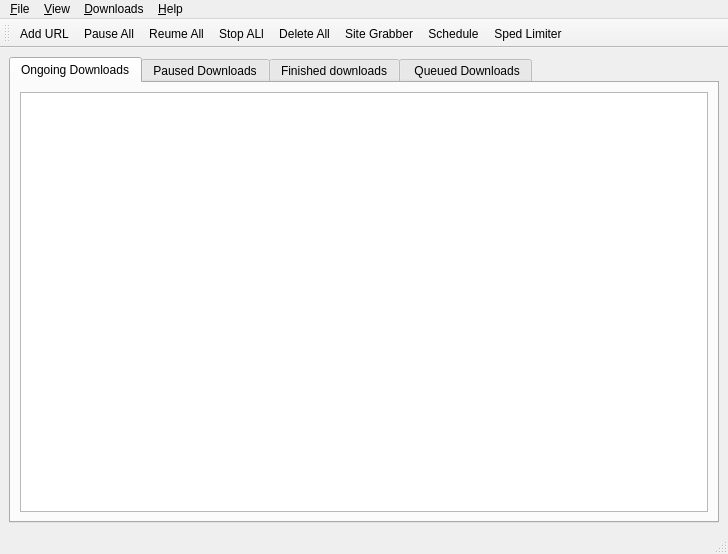
<?xml version="1.0" encoding="UTF-8"?>
<ui version="4.0">
 <author>SouravPal</author>
 <class>MainWindow</class>
 <widget class="QMainWindow" name="MainWindow">
  <property name="windowModality">
   <enum>Qt::NonModal</enum>
  </property>
  <property name="geometry">
   <rect>
    <x>0</x>
    <y>0</y>
    <width>728</width>
    <height>554</height>
   </rect>
  </property>
  <property name="acceptDrops">
   <bool>false</bool>
  </property>
  <property name="windowTitle">
   <string>Internet Download Manager</string>
  </property>
  <property name="windowIcon">
   <iconset>
    <normaloff>../Downloads/images/idm.png</normaloff>
    <normalon>../Downloads/images/idm.png</normalon>../Downloads/images/idm.png</iconset>
  </property>
  <property name="windowOpacity">
   <double>1.000000000000000</double>
  </property>
  <property name="toolTip">
   <string/>
  </property>
  <property name="whatsThis">
   <string>This is a download manager</string>
  </property>
  <property name="autoFillBackground">
   <bool>true</bool>
  </property>
  <property name="iconSize">
   <size>
    <width>30</width>
    <height>30</height>
   </size>
  </property>
  <property name="toolButtonStyle">
   <enum>Qt::ToolButtonIconOnly</enum>
  </property>
  <widget class="QWidget" name="centralwidget">
   <layout class="QGridLayout" name="gridLayout">
    <item row="0" column="1">
     <widget class="QTabWidget" name="tabWidget">
      <property name="currentIndex">
       <number>0</number>
      </property>
      <widget class="QWidget" name="tab">
       <attribute name="icon">
        <iconset>
         <normaloff>../Downloads/images/ongoing download.gif</normaloff>../Downloads/images/ongoing download.gif</iconset>
       </attribute>
       <attribute name="title">
        <string>Ongoing Downloads</string>
       </attribute>
       <attribute name="toolTip">
        <string>This shows the ongoing downloads</string>
       </attribute>
       <layout class="QGridLayout" name="gridLayout_2">
        <item row="0" column="0">
         <widget class="QTableView" name="tableView">
          <attribute name="horizontalHeaderDefaultSectionSize">
           <number>300</number>
          </attribute>
         </widget>
        </item>
       </layout>
      </widget>
      <widget class="QWidget" name="tab_3">
       <attribute name="icon">
        <iconset>
         <normaloff>../Downloads/images/pause.png</normaloff>../Downloads/images/pause.png</iconset>
       </attribute>
       <attribute name="title">
        <string>Paused Downloads</string>
       </attribute>
       <attribute name="toolTip">
        <string>This shows all paused downloads</string>
       </attribute>
       <layout class="QGridLayout" name="gridLayout_3">
        <item row="0" column="0">
         <widget class="QTextEdit" name="textEdit"/>
        </item>
       </layout>
      </widget>
      <widget class="QWidget" name="tab_2">
       <attribute name="icon">
        <iconset>
         <normaloff>../Downloads/images/finisheddownload.jpeg</normaloff>../Downloads/images/finisheddownload.jpeg</iconset>
       </attribute>
       <attribute name="title">
        <string>Finished downloads</string>
       </attribute>
       <attribute name="toolTip">
        <string>This shows all finished downloads</string>
       </attribute>
       <layout class="QGridLayout" name="gridLayout_4">
        <item row="0" column="0">
         <widget class="QTabWidget" name="tabWidget_2">
          <property name="tabPosition">
           <enum>QTabWidget::West</enum>
          </property>
          <property name="currentIndex">
           <number>0</number>
          </property>
          <widget class="QWidget" name="tab_5">
           <attribute name="icon">
            <iconset>
             <normaloff>../Downloads/images/document.png</normaloff>../Downloads/images/document.png</iconset>
           </attribute>
           <attribute name="title">
            <string>Documents</string>
           </attribute>
           <layout class="QGridLayout" name="gridLayout_5">
            <item row="0" column="0">
             <widget class="QListWidget" name="listWidget"/>
            </item>
           </layout>
          </widget>
          <widget class="QWidget" name="tab_7">
           <attribute name="icon">
            <iconset>
             <normaloff>../Downloads/images/audio.png</normaloff>../Downloads/images/audio.png</iconset>
           </attribute>
           <attribute name="title">
            <string>Audio</string>
           </attribute>
           <layout class="QGridLayout" name="gridLayout_6">
            <item row="0" column="0">
             <widget class="QListWidget" name="listWidget_2"/>
            </item>
           </layout>
          </widget>
          <widget class="QWidget" name="tab_8">
           <attribute name="icon">
            <iconset>
             <normaloff>../Downloads/images/video.png</normaloff>../Downloads/images/video.png</iconset>
           </attribute>
           <attribute name="title">
            <string>Video</string>
           </attribute>
           <layout class="QGridLayout" name="gridLayout_7">
            <item row="0" column="0">
             <widget class="QListWidget" name="listWidget_3"/>
            </item>
           </layout>
          </widget>
          <widget class="QWidget" name="tab_6">
           <attribute name="icon">
            <iconset>
             <normaloff>../Downloads/images/zip.jpeg</normaloff>../Downloads/images/zip.jpeg</iconset>
           </attribute>
           <attribute name="title">
            <string>Zipped Files</string>
           </attribute>
           <layout class="QGridLayout" name="gridLayout_8">
            <item row="0" column="0">
             <widget class="QListWidget" name="listWidget_4"/>
            </item>
           </layout>
          </widget>
         </widget>
        </item>
       </layout>
      </widget>
      <widget class="QWidget" name="tab_4">
       <attribute name="icon">
        <iconset>
         <normaloff>../Downloads/images/queue.png</normaloff>../Downloads/images/queue.png</iconset>
       </attribute>
       <attribute name="title">
        <string> Queued Downloads</string>
       </attribute>
       <attribute name="toolTip">
        <string>This shows all queued downloads</string>
       </attribute>
       <layout class="QGridLayout" name="gridLayout_9">
        <item row="0" column="0">
         <widget class="QListWidget" name="listWidget_5"/>
        </item>
       </layout>
      </widget>
     </widget>
    </item>
   </layout>
  </widget>
  <widget class="QMenuBar" name="menubar">
   <property name="geometry">
    <rect>
     <x>0</x>
     <y>0</y>
     <width>728</width>
     <height>25</height>
    </rect>
   </property>
   <property name="nativeMenuBar">
    <bool>false</bool>
   </property>
   <widget class="QMenu" name="menuFile">
    <property name="title">
     <string>&amp;File</string>
    </property>
    <addaction name="action_Add_URL"/>
    <addaction name="actionPause_All"/>
    <addaction name="actionReume_All"/>
    <addaction name="action_Resume"/>
    <addaction name="action_Schedule"/>
    <addaction name="action_Delete_All"/>
    <addaction name="actionSped_Limiter"/>
    <addaction name="separator"/>
    <addaction name="action_Exit"/>
   </widget>
   <widget class="QMenu" name="menu_View">
    <property name="title">
     <string>&amp;View</string>
    </property>
    <widget class="QMenu" name="menuTool_Bar">
     <property name="title">
      <string>Tool Bar</string>
     </property>
     <addaction name="actionHide"/>
     <addaction name="actionVisible"/>
    </widget>
    <addaction name="actionArrange_Files"/>
    <addaction name="menuTool_Bar"/>
    <addaction name="actionTab"/>
   </widget>
   <widget class="QMenu" name="menu_Downloads">
    <property name="title">
     <string>&amp;Downloads</string>
    </property>
    <addaction name="actionRecent_Downloads"/>
    <addaction name="actionAll_Downloads"/>
    <addaction name="actionCancelled_Downloads"/>
    <addaction name="actionDelete_History"/>
   </widget>
   <widget class="QMenu" name="menu_Help">
    <property name="title">
     <string>&amp;Help</string>
    </property>
    <addaction name="actionAbout_IDM"/>
    <addaction name="actionAbout_Site_Grabber"/>
    <addaction name="actionAbout_Speed_Limiter"/>
   </widget>
   <addaction name="menuFile"/>
   <addaction name="menu_View"/>
   <addaction name="menu_Downloads"/>
   <addaction name="menu_Help"/>
  </widget>
  <widget class="QStatusBar" name="statusbar">
   <property name="focusPolicy">
    <enum>Qt::StrongFocus</enum>
   </property>
   <property name="autoFillBackground">
    <bool>false</bool>
   </property>
  </widget>
  <widget class="QToolBar" name="toolBar">
   <property name="windowTitle">
    <string>toolBar</string>
   </property>
   <property name="autoFillBackground">
    <bool>false</bool>
   </property>
   <property name="iconSize">
    <size>
     <width>60</width>
     <height>30</height>
    </size>
   </property>
   <attribute name="toolBarArea">
    <enum>TopToolBarArea</enum>
   </attribute>
   <attribute name="toolBarBreak">
    <bool>false</bool>
   </attribute>
   <addaction name="action_Add_URL"/>
   <addaction name="actionPause_All"/>
   <addaction name="actionReume_All"/>
   <addaction name="action_Resume"/>
   <addaction name="action_Delete_All"/>
   <addaction name="actionSite_Grabber"/>
   <addaction name="action_Schedule"/>
   <addaction name="actionSped_Limiter"/>
  </widget>
  <action name="action_Add_URL">
   <property name="icon">
    <iconset>
     <normaloff>../Downloads/images/addurl.png</normaloff>../Downloads/images/addurl.png</iconset>
   </property>
   <property name="text">
    <string>&amp;Add URL</string>
   </property>
   <property name="iconVisibleInMenu">
    <bool>true</bool>
   </property>
  </action>
  <action name="action_Resume">
   <property name="checkable">
    <bool>true</bool>
   </property>
   <property name="icon">
    <iconset>
     <normaloff>../Downloads/images/stopall.jpeg</normaloff>../Downloads/images/stopall.jpeg</iconset>
   </property>
   <property name="text">
    <string>&amp;Stop ALl</string>
   </property>
   <property name="iconVisibleInMenu">
    <bool>true</bool>
   </property>
  </action>
  <action name="action_Delete_All">
   <property name="icon">
    <iconset>
     <normaloff>../Downloads/images/deleteall.jpeg</normaloff>../Downloads/images/deleteall.jpeg</iconset>
   </property>
   <property name="text">
    <string>&amp;Delete All</string>
   </property>
   <property name="iconVisibleInMenu">
    <bool>true</bool>
   </property>
  </action>
  <action name="action_Schedule">
   <property name="icon">
    <iconset>
     <normaloff>../Downloads/images/schedule.jpeg</normaloff>../Downloads/images/schedule.jpeg</iconset>
   </property>
   <property name="text">
    <string>&amp;Schedule</string>
   </property>
   <property name="iconVisibleInMenu">
    <bool>true</bool>
   </property>
  </action>
  <action name="action_Exit">
   <property name="icon">
    <iconset>
     <normaloff>../Downloads/images/exit.jpeg</normaloff>../Downloads/images/exit.jpeg</iconset>
   </property>
   <property name="text">
    <string>Exit</string>
   </property>
   <property name="shortcut">
    <string>Ctrl+Z</string>
   </property>
   <property name="shortcutContext">
    <enum>Qt::ApplicationShortcut</enum>
   </property>
   <property name="iconVisibleInMenu">
    <bool>true</bool>
   </property>
  </action>
  <action name="actionArrange_Files">
   <property name="text">
    <string>Arrange Files</string>
   </property>
  </action>
  <action name="actionTab">
   <property name="text">
    <string>Tab</string>
   </property>
  </action>
  <action name="actionHide">
   <property name="text">
    <string>Hide </string>
   </property>
  </action>
  <action name="actionVisible">
   <property name="text">
    <string>Visible</string>
   </property>
  </action>
  <action name="actionRecent_Downloads">
   <property name="text">
    <string>Recent Downloads</string>
   </property>
  </action>
  <action name="actionAll_Downloads">
   <property name="text">
    <string>All Downloads</string>
   </property>
  </action>
  <action name="actionDelete_History">
   <property name="text">
    <string>Delete History</string>
   </property>
  </action>
  <action name="actionCancelled_Downloads">
   <property name="text">
    <string>Cancelled Downloads</string>
   </property>
  </action>
  <action name="actionAbout_IDM">
   <property name="icon">
    <iconset>
     <normaloff>../Downloads/images/help.jpeg</normaloff>../Downloads/images/help.jpeg</iconset>
   </property>
   <property name="text">
    <string>About IDM</string>
   </property>
   <property name="iconVisibleInMenu">
    <bool>true</bool>
   </property>
  </action>
  <action name="actionAbout_Site_Grabber">
   <property name="icon">
    <iconset>
     <normaloff>../Downloads/images/help.jpeg</normaloff>../Downloads/images/help.jpeg</iconset>
   </property>
   <property name="text">
    <string>About Site Grabber</string>
   </property>
   <property name="iconVisibleInMenu">
    <bool>true</bool>
   </property>
  </action>
  <action name="actionAbout_Speed_Limiter">
   <property name="icon">
    <iconset>
     <normaloff>../Downloads/images/help.jpeg</normaloff>../Downloads/images/help.jpeg</iconset>
   </property>
   <property name="text">
    <string>About Speed Limiter</string>
   </property>
   <property name="iconVisibleInMenu">
    <bool>true</bool>
   </property>
  </action>
  <action name="actionSped_Limiter">
   <property name="checkable">
    <bool>true</bool>
   </property>
   <property name="icon">
    <iconset>
     <normaloff>../Downloads/images/speedlimiter.png</normaloff>../Downloads/images/speedlimiter.png</iconset>
   </property>
   <property name="text">
    <string>Sped Limiter</string>
   </property>
   <property name="iconVisibleInMenu">
    <bool>true</bool>
   </property>
  </action>
  <action name="actionSite_Grabber">
   <property name="icon">
    <iconset>
     <normaloff>../Downloads/images/sitegrabber.jpeg</normaloff>../Downloads/images/sitegrabber.jpeg</iconset>
   </property>
   <property name="text">
    <string>Site Grabber</string>
   </property>
   <property name="toolTip">
    <string>Grab a site</string>
   </property>
   <property name="iconVisibleInMenu">
    <bool>false</bool>
   </property>
  </action>
  <action name="actionPause_All">
   <property name="icon">
    <iconset>
     <normaloff>../Downloads/images/pause.png</normaloff>../Downloads/images/pause.png</iconset>
   </property>
   <property name="text">
    <string>Pause All</string>
   </property>
   <property name="iconVisibleInMenu">
    <bool>true</bool>
   </property>
  </action>
  <action name="actionReume_All">
   <property name="icon">
    <iconset>
     <normaloff>../Downloads/images/resume download.jpeg</normaloff>../Downloads/images/resume download.jpeg</iconset>
   </property>
   <property name="text">
    <string>Reume All</string>
   </property>
   <property name="iconVisibleInMenu">
    <bool>true</bool>
   </property>
  </action>
  <action name="actionStop">
   <property name="icon">
    <iconset>
     <normaloff>../Downloads/images/stop.jpeg</normaloff>../Downloads/images/stop.jpeg</iconset>
   </property>
   <property name="text">
    <string>Stop</string>
   </property>
  </action>
  <action name="actionPause">
   <property name="icon">
    <iconset>
     <normaloff>../Downloads/images/pause.png</normaloff>../Downloads/images/pause.png</iconset>
   </property>
   <property name="text">
    <string>Pause</string>
   </property>
  </action>
  <action name="actionResume">
   <property name="icon">
    <iconset>
     <normaloff>../Downloads/images/resume download.jpeg</normaloff>../Downloads/images/resume download.jpeg</iconset>
   </property>
   <property name="text">
    <string>Resume</string>
   </property>
  </action>
 </widget>
 <resources/>
 <connections>
  <connection>
   <sender>action_Exit</sender>
   <signal>activated()</signal>
   <receiver>MainWindow</receiver>
   <slot>close()</slot>
   <hints>
    <hint type="sourcelabel">
     <x>-1</x>
     <y>-1</y>
    </hint>
    <hint type="destinationlabel">
     <x>363</x>
     <y>276</y>
    </hint>
   </hints>
  </connection>
 </connections>
 <designerdata>
  <property name="gridDeltaX">
   <number>10</number>
  </property>
  <property name="gridDeltaY">
   <number>10</number>
  </property>
  <property name="gridSnapX">
   <bool>true</bool>
  </property>
  <property name="gridSnapY">
   <bool>true</bool>
  </property>
  <property name="gridVisible">
   <bool>true</bool>
  </property>
 </designerdata>
</ui>
